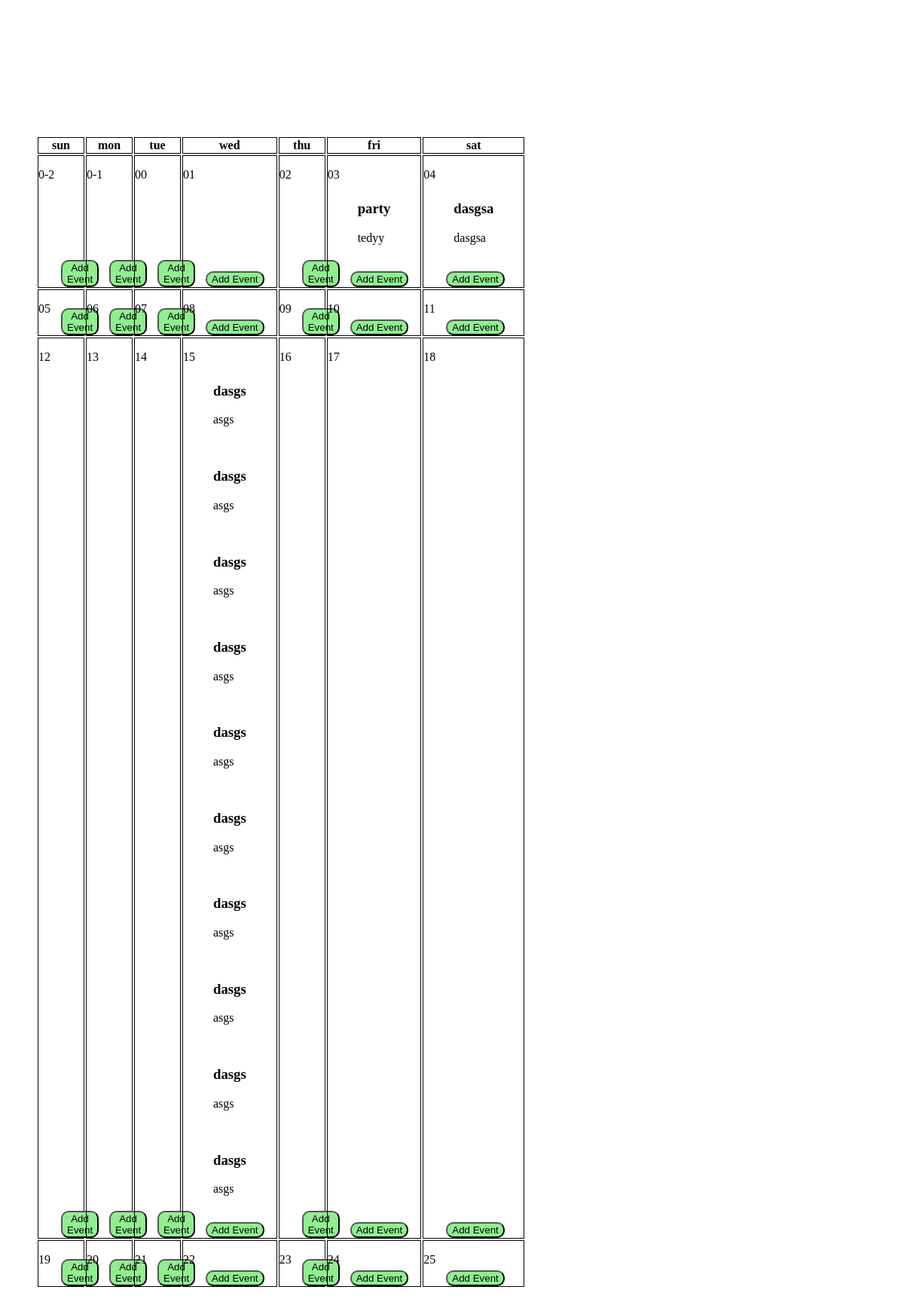
Before: /allEvents (signed in, lower part) with the older database file.
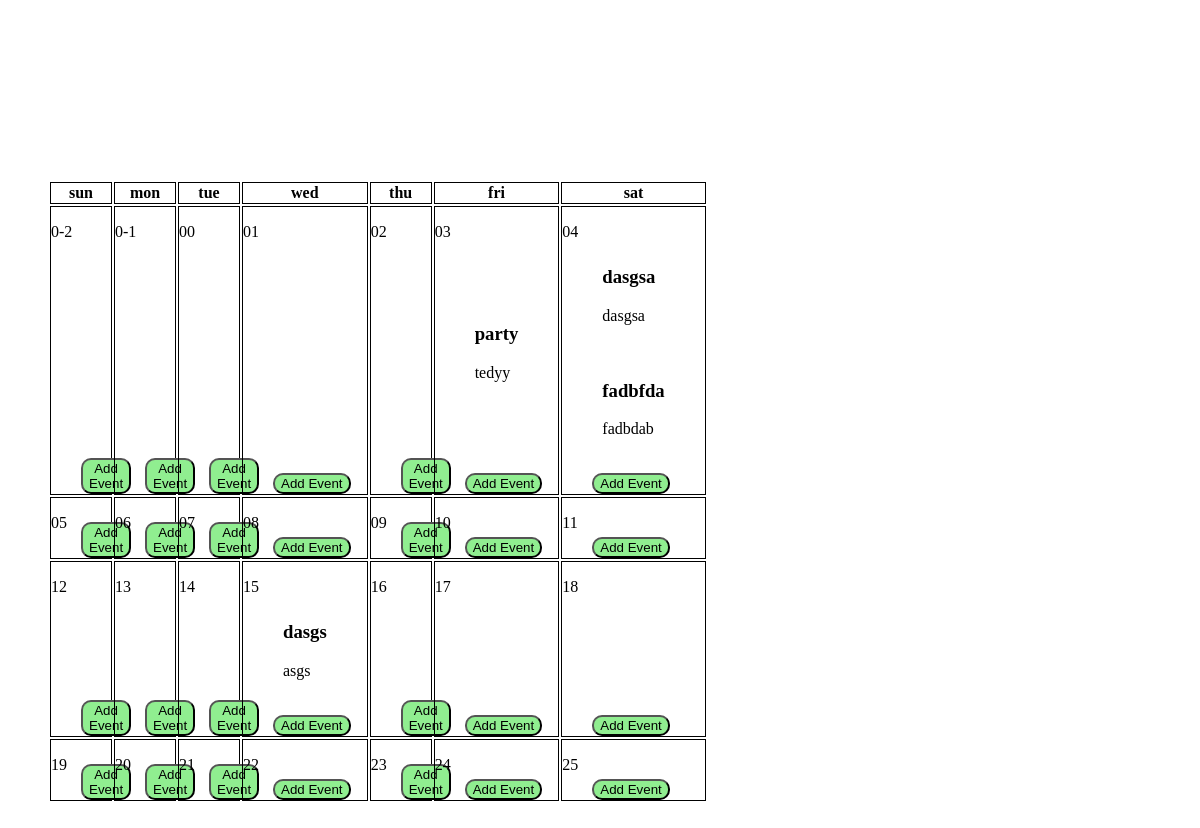
After: the same page with the newer database file.
### tables this page shows
CREATE TABLE events (id integer primary key, name text, description text, date text, user_id integer, foreign key (user_id) references users(id));

### main.py (the view)
@app.route('/allEvents')
def index():
    userId = session.get('userId')
    if not userId:
        return redirect('/login')
    events = get_events_by_userId(userId)
    if not events:
        return send_message("you have no events")
    calendar = deepcopy(daysTool)
    for event in events:
        print(f"{event = }")
        day = event[2][-2:]
        if day not in calendar:
            calendar[day] = []
        calendar[day].append(event)
    print(f"{calendar = }")
    return render_template("index.html", calendar=calendar, sortedCalendarDates=sortedCalendarDates, name=session.get('username'))

### databaseInteraction.py (called while the page is built)
def get_events_by_userId(userId):
    conn = connect("database.db")
    """Retrieve events from the database using a username."""
    cursor = conn.execute("SELECT name, description, date, id FROM events WHERE user_id = ?", (userId,))
    events = cursor.fetchall()
    return events

### templates/index.html (shortened to what this page needs)
{% extends 'base.html' %}
{% block content %}
<table>
    <tr>
        <th>sun</th><th>mon</th><th>tue</th><th>wed</th><th>thu</th><th>fri</th><th>sat</th>
    </tr>
{% for week in sortedCalendarDates %}
    <tr>
        {% for day in week %}
        <td>
            <p class="date">{{ day }}</p>
            {% for event in calendar[day] %}
            <div class="event">
                <h3>{{ event[0] }}</h3>
                <p>{{ event[1] }}</p>
            </div>
            {% endfor %}
            <button class="addEvent" onclick="showForm({{ day }})">Add Event</button>
        </td>
        <br>
        {% endfor %}
    </tr>
{% endfor %}
</table>
{% endblock %}

### templates/base.html (shortened to what this page needs)
<!DOCTYPE html>
<html lang="en">
<head>
</head>
<body>
    {% block content %}{% endblock %}
</body>
</html>

### templates/base.html (style rules this page uses)
body { margin: 0%; }
td, th { border: 1px solid black; }

### templates/index.html (style rules this page uses)
:root { --indent-amount: 4%; }
table { margin:var(--indent-amount); }
td { position: relative; padding: 30px; }
.date { position: absolute; top: 0%; left: 0%; }
.addEvent { position: absolute; bottom: 0%; }
.event { padding: 10px; }
button { background-color: lightgreen; }
input, button { border-radius: 10px; }

Changed rows visible on the page:
removed events: name "dasgs", description "asgs", shown under "15"
removed events: name "dasgs", description "asgs", shown under "15"
removed events: name "dasgs", description "asgs", shown under "15"
removed events: name "dasgs", description "asgs", shown under "15"
removed events: name "dasgs", description "asgs", shown under "15"
removed events: name "dasgs", description "asgs", shown under "15"
removed events: name "dasgs", description "asgs", shown under "15"
removed events: name "dasgs", description "asgs", shown under "15"
removed events: name "dasgs", description "asgs", shown under "15"
added events: name "fadbfda", description "fadbdab", shown under "04"
